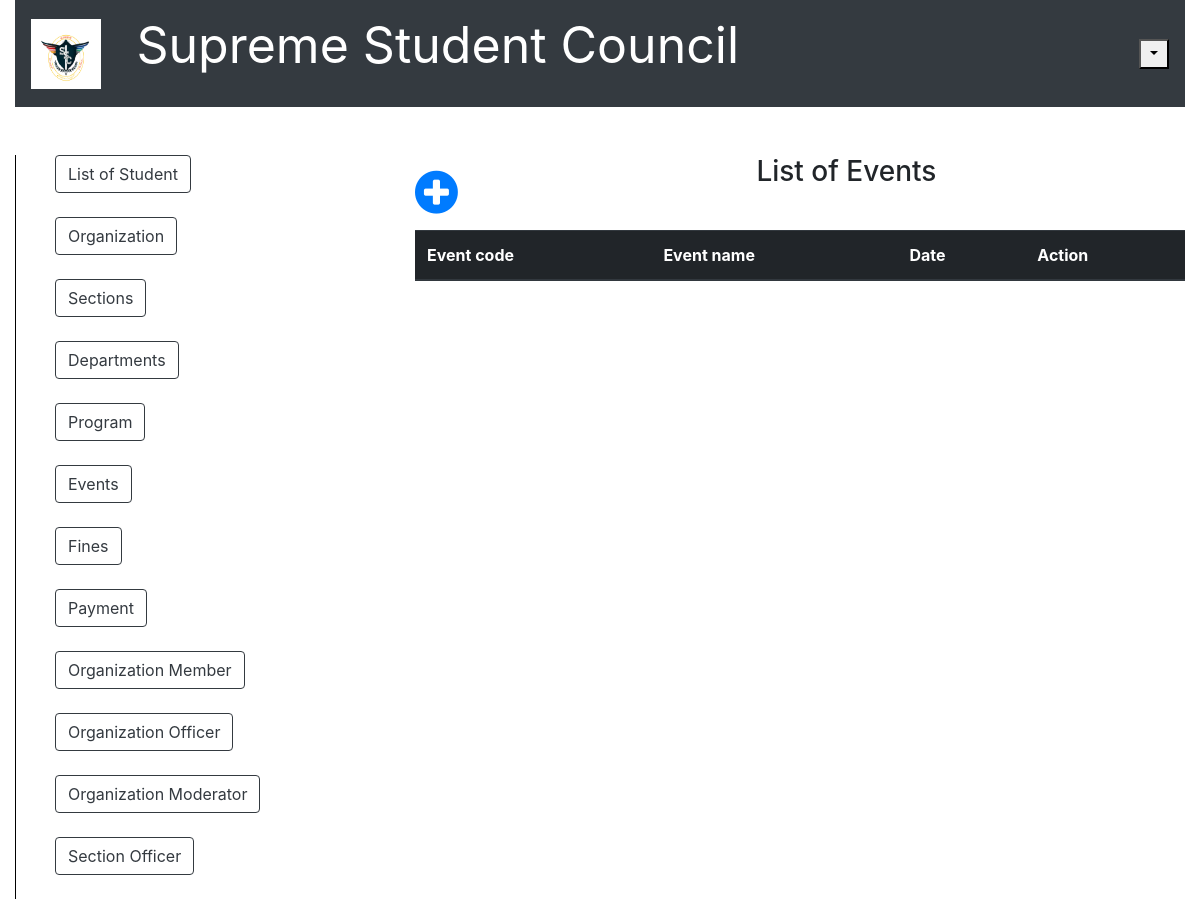
Before: /list_of_event.php with the older database file.
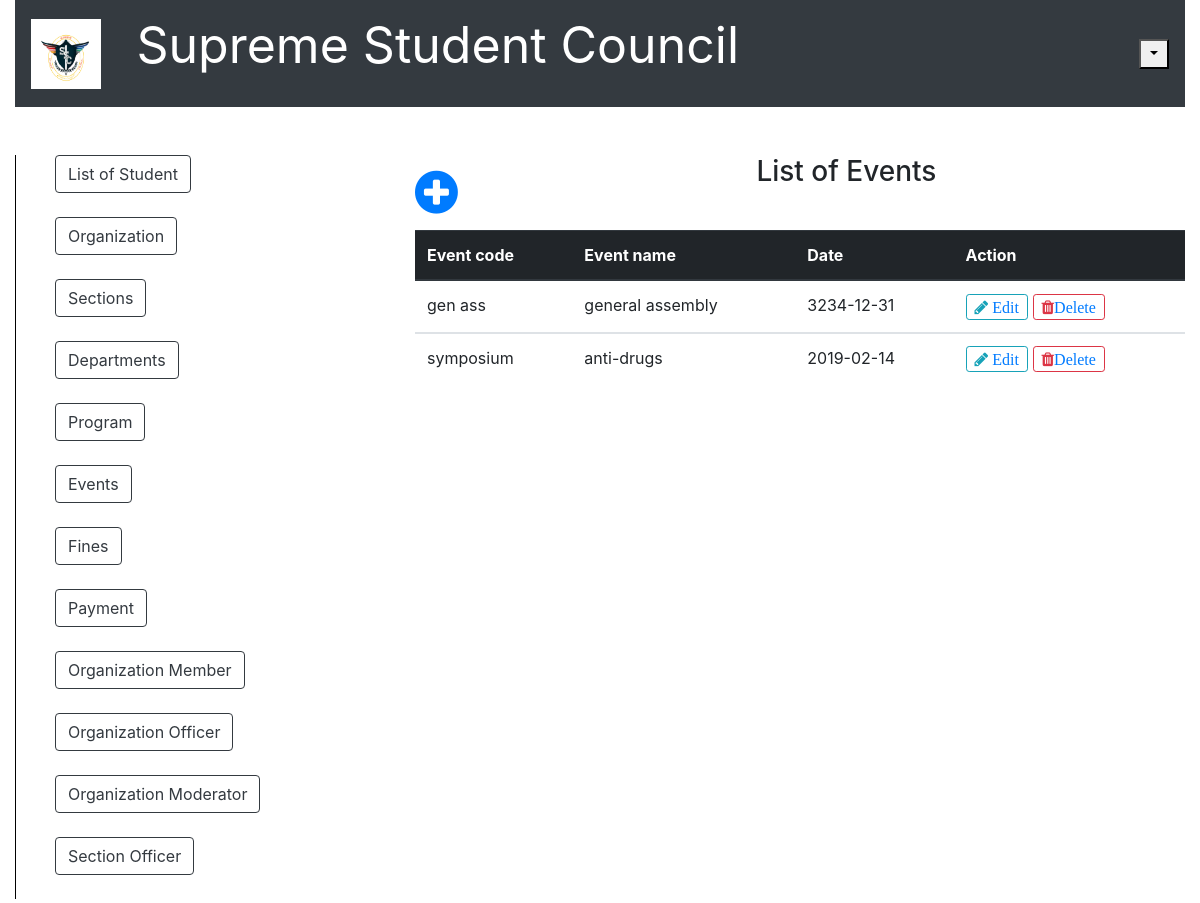
After: the same page with the newer database file.
### tables this page shows
CREATE TABLE `event` (
  `event_code` varchar(100) NOT NULL,
  `event_name` varchar(100) DEFAULT NULL,
  `date` date DEFAULT NULL
);

### list_of_event.php (the view, shortened to what this page needs)
<?php include('server.php'); ?>
<!DOCTYPE html>
<html>
<head>
		<link rel="stylesheet" href="bootstrap/css/bootstrap.min.css">
		<link rel = "stylesheet" href = "font-awesome-4.7.0/font-awesome-4.7.0/css/font-awesome.min.css">
		<link href = "css/style.css" rel = "stylesheet" type = "text/css" >
</head>
<body>
	<div class="container-fluid">
		<nav class="navbar navbar-expand-lg navbar-dark bg-dark">
		   <a href = "index.php"><img src = "ssc.PNG" style=" height:70px; width:70px;"></a>
		  <div class="collapse navbar-collapse" id="navbarTogglerDemo03">
		    	</center><p style="color:white; font-size: 50px; margin-right: 400px;">Supreme Student Council<strong></strong></p>
		    	<div class="btn-group">
							<button type="button" class=" dropdown-toggle dropdown-toggle-split" data-toggle="dropdown" aria-haspopup="true" aria-expanded="false"></button>
				</div>
		  </div>
		</nav>
	</div>
	<br /><br />
	<div class="container-fluid">
		<div class="row">
			<div class="col-sm-2" >
				<div class="vertical_line">
				<ul style="list-style: none;">
					<li><a href = "list_of_student.php"><button type="button" class="btn btn-outline-dark">List of Student</button></a></li><br />
					<li><a href ="list_of_organization.php"><button type="button" class="btn btn-outline-dark">Organization</button></a></li><br />
					<li><a href ="list_of_section.php"><button type="button" class="btn btn-outline-dark">Sections</button></a></li><br />
					<li><a href ="list_of_department.php"><button type="button" class="btn btn-outline-dark">Departments</button></a></li><br />
					<li><a href ="list_of_program.php"><button type="button" class="btn btn-outline-dark">Program</button></a></li><br />
					<li><a href ="list_of_event.php"><button type="button" class="btn btn-outline-dark">Events</button></a></li><br />
					<li><a href ="fines.php"><button type="button" class="btn btn-outline-dark">Fines</button></a></li><br />
					<li><a href ="payment.php"><button type="button" class="btn btn-outline-dark">Payment</button></a></li><br />
					<li><a href ="list_of_organization_member.php"><button type="button" class="btn btn-outline-dark">Organization Member</button></a></li><br />
					<li><a href ="list_of_organization_officer.php"><button type="button" class="btn btn-outline-dark">Organization Officer</button></a></li><br />
					<li><a href ="list_of_organization_moderator.php"><button type="button" class="btn btn-outline-dark">Organization Moderator</button></a></li><br />
					<li><a href ="list_of_section_officer.php"><button type="button" class="btn btn-outline-dark">Section Officer</button></a></li><br />
				</ul>
				</div>
			</div>
			<div class="col-sm-2" >
			</div>
			<div class="col-sm-8">
				<a href = "add_new_event.php"><span style="float: left; font-size: 50px; margin-right: 50px;"><i class="fa fa-plus-circle" font-size = "50px"></i></span></a>
				<center><h3>List of Events</h3></center><br />
				<?php $results = mysqli_query($db, "SELECT * FROM event"); ?>
				<table class="table">
				  <thead class="thead-dark">
				    <tr>
				      <th scope="col">Event code</th>
				      <th scope="col">Event name</th>
				      <th scope="col">Date</th>
				      <th scope="col">Action</th>
				    </tr>
				  </thead>
				  <?php while ($row = mysqli_fetch_array($results)){ ?>
				  <tbody>
				    <tr>
				      <td><?php echo $row['event_code']?></td>
				      <td><?php echo $row['event_name']?></td>
				      <td><?php echo $row['date']?></td>
				      <td>
				      	<button type="button" class="btn btn-outline-info btn-sm fa fa-pencil"><a href="update_event.php?EDIT2=<?php echo $row['event_code']; ?>"> Edit </a></button>
						<button type="button" class="btn btn-outline-danger  btn-sm fa fa-trash"><a href="server.php?DEL2=<?php echo $row['event_code']; ?>">Delete</a></button>
				      </td>
				    </tr>
				  </tbody>
				  <?php
  				  } ?>
				</table>
			</div>
		</div>
	</div>
</body>
</html>

Changed rows visible on the page:
added event: event_code "gen ass", event_name "general assembly", date "3234-12-31"
added event: event_code "symposium", event_name "anti-drugs", date "2019-02-14"
